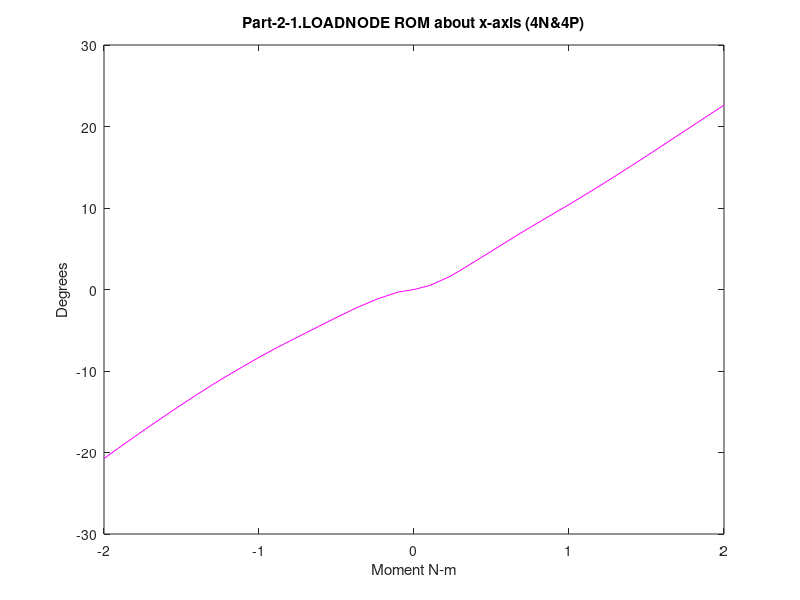
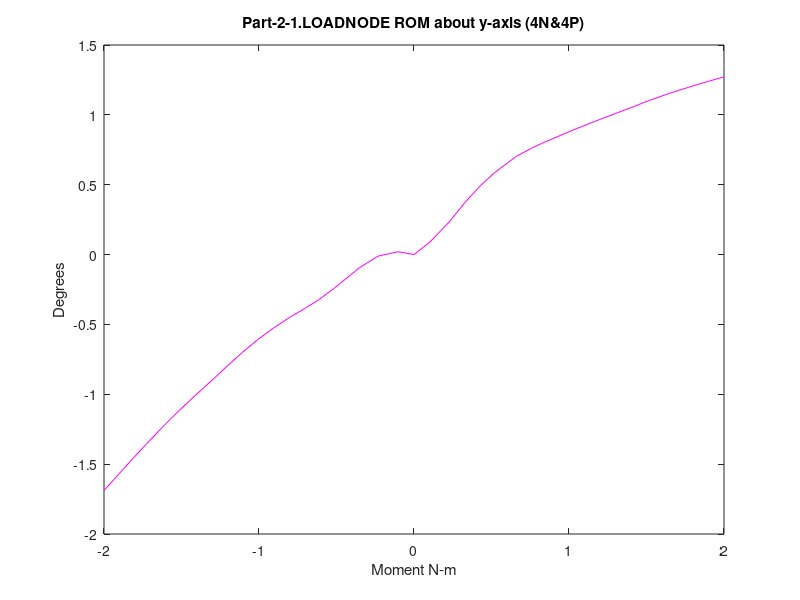
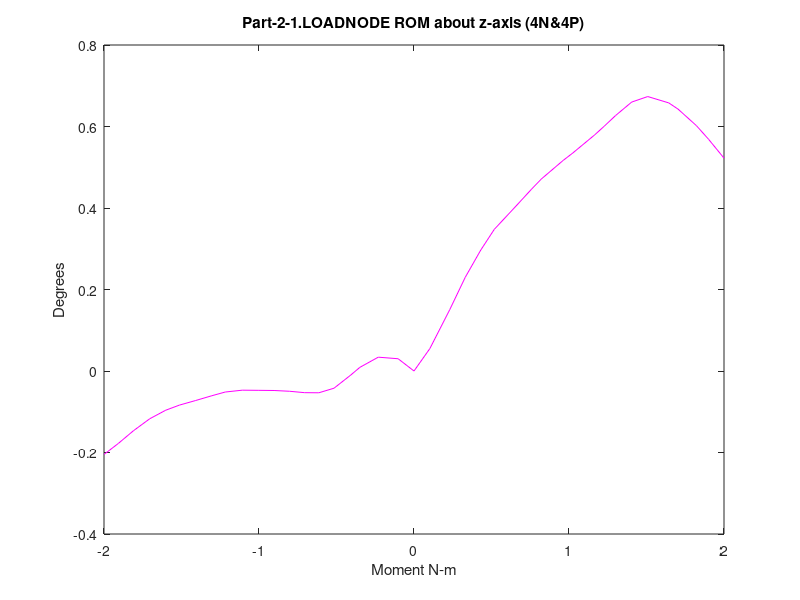
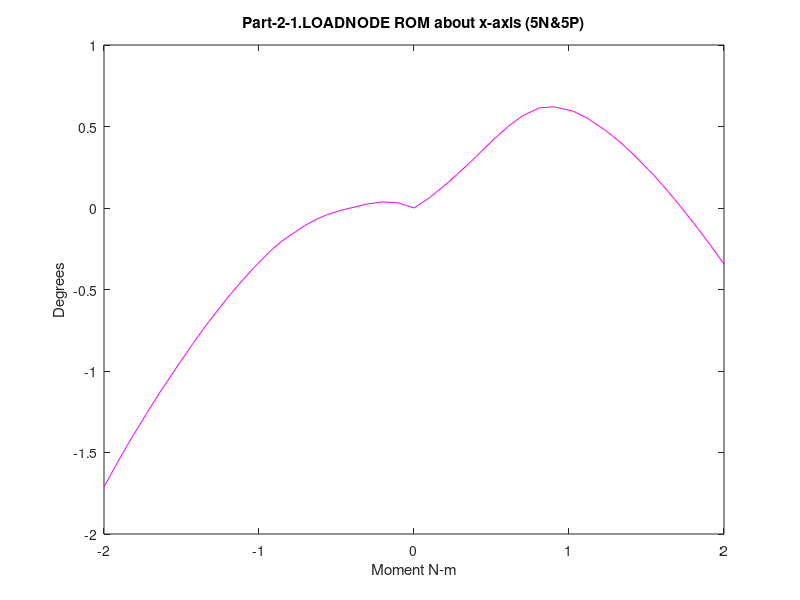

These charts were generated, in order, by the following MATLAB code:
%% Range of  motion for model5_LatSlide_Tether
%% Part-2-1.LOADNODE
% extension (4N) data converted to degrees
ta=[2 2.05126 2.11533 2.17471 2.20404 2.25806 2.30703 2.35279 2.40109 2.45138 2.50274 2.55389 2.60894 2.65187 2.70418 2.75649 2.80083 2.85242 2.90526 2.95387 3 ];
ur1a=(180/pi)*(0.0390112+[-0.0390112 -0.0445328 -0.0585254 -0.0750416 -0.0840238 -0.101572 -0.117932 -0.133139 -0.149417 -0.166765 -0.185369 -0.20487 -0.226275 -0.243644 -0.265711 -0.28852 -0.308273 -0.331665 -0.356059 -0.378931 -0.400989 ]);
ur2a=(180/pi)*(-0.0209381+[0.0209381 0.0212932 0.0207506 0.0193363 0.0184148 0.016704 0.0152962 0.0141969 0.0130867 0.0118108 0.010355 0.00871715 0.00677342 0.00522994 0.00338431 0.00149501 -0.000196563 -0.00228458 -0.00447694 -0.00654989 -0.00854412]);
ur3a=(180/pi)*(-0.0300513+[0.0300513 0.0305766 0.0306433 0.0302071 0.0298779 0.0293143 0.0291185 0.0291235 0.029183 0.0292165 0.0292237 0.02923 0.0291508 0.0289931 0.0287882 0.0285916 0.0283722 0.0280059 0.02749 0.0269473 0.0264771]);

% flexion (4P) data converted to degrees
tb=[2 2.05126 2.11533 2.16533 2.21533 2.25908 2.32939 2.37939 2.41064 2.48096 2.51221 2.58252 2.61377 2.65013 2.70227 2.75401 2.82172 2.85179 2.91104 2.95017 3];
ur1b=(180/pi)*(0.0390112+[-0.0390112 -0.0303469 -0.0112679 0.00829034 0.0289154 0.0467931 0.0759647 0.0958811 0.108102 0.13545 0.147722 0.176158 0.189049 0.204243 0.226442 0.248686 0.278106 0.29124 0.317116 0.334153 0.355795]);
ur2b=(180/pi)*(-0.0209381+[0.0209381 0.0224982 0.0250941 0.0274965 0.0295836 0.0311457 0.0331949 0.0342249 0.0348003 0.0359693 0.0364777 0.0375683 0.0380281 0.0385587 0.0393344 0.04012 0.0410505 0.0414287 0.0421374 0.0425845 0.0431401 ]);
ur3b=(180/pi)*(-0.0300513+[0.0300513 0.0310142 0.0326795 0.0340649 0.035231 0.0361196 0.0371207 0.0378427 0.0382731 0.0390685 0.0393881 0.0401609 0.0405368 0.0409915 0.04157 0.0418063 0.0415349 0.0412681 0.0405593 0.0399773 0.0391686 ]);

% lateral bending (5N) data converted to degrees
ta5=[2 2.05126 2.10091 2.15137 2.23246 2.28246 2.31371 2.35238 2.42753 2.45878 2.51533 2.551 2.6001 2.67059 2.71118 2.76118 2.82055 2.86274 2.92212 2.9643 3];
ur1a5=(180/pi)*(0.0390112+[-0.0390112 -0.0384557 -0.0383573 -0.0385844 -0.0392278 -0.0397509 -0.0402031 -0.0408852 -0.0425828 -0.0434633 -0.0453547 -0.0466619 -0.0485518 -0.0515568 -0.0534372 -0.055847 -0.0587852 -0.0610138 -0.0642583 -0.066721 -0.068877 ]);
ur2a5=(180/pi)*(-0.0209381+[0.0209381 0.0167944 0.00860755 -0.00196035 -0.0224648 -0.0363765 -0.045275 -0.0565546 -0.0786026 -0.0877389 -0.10415 -0.114326 -0.128017 -0.147221 -0.15809 -0.171312 -0.186747 -0.197554 -0.212653 -0.223352 -0.23235]);
ur3a5=(180/pi)*(-0.0300513+[0.0300513 0.0283037 0.023689 0.0169447 0.00260352 -0.0076868 -0.0143256 -0.0228524 -0.0400187 -0.047225 -0.0602198 -0.0683806 -0.0796096 -0.0955057 -0.104433 -0.115173 -0.127627 -0.136104 -0.147626 -0.155415 -0.161806]);
% lateral bending (5P) data converted to degrees
tb5=[2 2.05126 2.11533 2.17471 2.20107 2.25991 2.30337 2.35035 2.40415 2.45064 2.51269 2.558 2.61911 2.66482 2.70279 2.77248 2.82013 2.86034 2.91837 2.95368 3];
ur1b5=(180/pi)*(0.0390112+[-0.0390112 -0.0378846 -0.036121 -0.0343224 -0.0334734 -0.0315638 -0.0302853 -0.0291298 -0.0282971 -0.0281689 -0.0286302 -0.0293807 -0.03073 -0.0319586 -0.0331122 -0.0354634 -0.0372617 -0.0388646 -0.0413264 -0.0428817 -0.0450107 ]);
ur2b5=(180/pi)*(-0.0209381+[0.0209381 0.0265191 0.0392846 0.0537124 0.060762 0.0775743 0.0906577 0.105169 0.121719 0.135759 0.154059 0.167116 0.184481 0.19733 0.207901 0.227083 0.240009 0.250792 0.266178 0.275467 0.287594]);
ur3b5=(180/pi)*(-0.0300513+[0.0300513 0.0328911 0.0410604 0.0512508 0.0564777 0.0694695 0.0800155 0.0921162 0.106205 0.118313 0.134133 0.145479 0.160554 0.17165 0.180743 0.197159 0.20809 0.217076 0.229658 0.237092 0.246606]);

% axial roation (6N) data converted to degrees.
ta6=[2 2.05026 2.11433 2.16433 2.21433 2.26433 2.31433 2.36433 2.41433 2.46433 2.51433 2.56433 2.61433 2.66433 2.71433 2.76433 2.81433 2.87371 2.91589 2.96589 3];
ur1a6=(180/pi)*(0.0390112+[-0.0390112 -0.00287522 0.0155824 0.0282489 0.0330903 0.0359953 0.0381832 0.0399045 0.042071 0.0438742 0.0459368 0.0486603 0.0512189 0.0542616 0.0569445 0.0598413 0.0628698 0.0660135 0.0699129 0.0727929 0.0748824]);
ur2a6=(180/pi)*(-0.0209381+[0.0209381 0.00812832 -0.0198089 -0.0405386 -0.052901 -0.0688193 -0.081267 -0.0909591 -0.102444 -0.111756 -0.120365 -0.129803 -0.138174 -0.147045 -0.15401 -0.160516 -0.166562 -0.172212 -0.178537 -0.182763 -0.185669]);
ur3a6=(180/pi)*(-0.0300513+[0.0300513 0.00662173 -0.0340194 -0.0676476 -0.0868714 -0.110008 -0.128001 -0.14212 -0.159224 -0.173362 -0.18688 -0.201911 -0.215532 -0.230376 -0.242386 -0.254045 -0.265329 -0.276269 -0.288924 -0.297735 -0.303973]);

% axial rotation (6P) data converted to degrees
tb6=[2 2.05126 2.11533 2.16533 2.20361 2.25315 2.31416 2.35262 2.40417 2.45195 2.50082 2.55529 2.60294 2.66047 2.7231 2.75435 2.80406 2.85412 2.94917 2.96167 3];
ur1b6=(180/pi)*(0.0390112+[-0.0390112 -0.0379345 -0.0359254 -0.0336474 -0.0316109 -0.0283184 -0.0229266 -0.019037 -0.0134948 -0.00825905 -0.00322029 0.00175667 0.00539779 0.00923483 0.0131241 0.0150953 0.0184002 0.0218544 0.0286262 0.0295273 0.0322952]);
ur2b6=(180/pi)*(-0.0209381+[0.0209381 0.024108 0.0329509 0.0421705 0.0497661 0.0605225 0.07497 0.0843957 0.0970573 0.108596 0.119915 0.132044 0.142222 0.154063 0.166602 0.172768 0.182436 0.191892 0.209076 0.211282 0.217914]);
ur3b6=(180/pi)*(-0.0300513+[0.0300513 0.0352278 0.0487543 0.0628903 0.0747967 0.0922749 0.116685 0.132934 0.155045 0.174991 0.194224 0.214403 0.230881 0.249566 0.268918 0.278342 0.292986 0.307261 0.333315 0.33667 0.346754 ]);

%% Part-2-1.N-C4-EP
% extension (4N) data converted to degrees
tc=[2 2.05126 2.11533 2.17471 2.20404 2.25806 2.30703 2.35279 2.40109 2.45138 2.50274 2.55389 2.60894 2.65187 2.70418 2.75649 2.80083 2.85242 2.90526 2.95387 3 ];
ur1c=(180/pi)*(0.0579808+[-0.0579808 -0.0591453 -0.065949 -0.0743261 -0.0791067 -0.0891022 -0.0990442 -0.109147 -0.120481 -0.132748 -0.145658 -0.159286 -0.175004 -0.188357 -0.205565 -0.223618 -0.239714 -0.25916 -0.279685 -0.299121 -0.318028 ]);
ur2c=(180/pi)*(-0.020385+[0.020385 0.0211272 0.0214923 0.021663 0.0217419 0.0218692 0.0218602 0.0218619 0.0219169 0.0218758 0.0218001 0.0215807 0.0211626 0.0207545 0.0201443 0.0193442 0.0185002 0.0172647 0.0157532 0.0142445 0.0127373]);
ur3c=(180/pi)*(-0.0265798+[0.0265798 0.0271847 0.0275514 0.0278337 0.0279993 0.0282704 0.0285763 0.0289148 0.0293417 0.0297532 0.0301318 0.0304302 0.0306791 0.0307578 0.0307415 0.030589 0.0303871 0.0299885 0.0293703 0.0287161 0.0281028]);

% flexion (4P) data converted to degrees
td=[2 2.05126 2.11533 2.16533 2.21533 2.25908 2.32939 2.37939 2.41064 2.48096 2.51221 2.58252 2.61377 2.65013 2.70227 2.75401 2.82172 2.85179 2.91104 2.95017 3];
ur1d=(180/pi)*(0.0579808+[-0.0579808 -0.0539761 -0.0419272 -0.0281443 -0.0141894 -0.00239249 0.0173513 0.03031 0.0382582 0.0565189 0.064902 0.0848212 0.0939786 0.104899 0.12102 0.137374 0.159342 0.169231 0.188814 0.201822 0.218413 ]);
ur2d=(180/pi)*(-0.020385+[0.020385 0.0214961 0.0234315 0.0252842 0.0266874 0.0276818 0.029065 0.0296772 0.0300161 0.0307628 0.0310933 0.0317923 0.0320795 0.0324084 0.0329022 0.0334443 0.0341256 0.0344155 0.0349631 0.0353189 0.0357658 ]);
ur3d=(180/pi)*(-0.0265798+[0.0265798 0.0274361 0.029027 0.0303264 0.0313385 0.032143 0.0331894 0.0340455 0.0345676 0.0356436 0.0360963 0.0371704 0.0376829 0.0382795 0.0389974 0.0393551 0.0392847 0.0391176 0.0385894 0.0381336 0.0374544]);

% lateral bending (5N) data converted to degrees
tc5=[2 2.05126 2.10091 2.15137 2.23246 2.28246 2.31371 2.35238 2.42753 2.45878 2.51533 2.551 2.6001 2.67059 2.71118 2.76118 2.82055 2.86274 2.92212 2.9643 3];
ur1c5=(180/pi)*(0.0579808+[-0.0579808 -0.0572153 -0.0566319 -0.0559986 -0.0549668 -0.0542407 -0.0537326 -0.0531618 -0.0526507 -0.0526985 -0.0530825 -0.0535247 -0.0542648 -0.0554824 -0.0563646 -0.0576243 -0.0592989 -0.0606763 -0.0627938 -0.0644915 -0.0660217]);
ur2c5=(180/pi)*(-0.020385+[0.020385 0.0193595 0.0155073 0.0098508 -0.00288174 -0.0119997 -0.0178742 -0.025538 -0.0409647 -0.0474866 -0.0593877 -0.0668641 -0.0769945 -0.0913067 -0.099505 -0.109554 -0.121365 -0.129714 -0.141455 -0.149823 -0.156869]);
ur3c5=(180/pi)*(-0.0265798+[0.0265798 0.0268326 0.0251646 0.0216405 0.0123579 0.00515835 0.000443313 -0.00577447 -0.0187202 -0.0242771 -0.0344236 -0.0408882 -0.0499102 -0.0627989 -0.0701173 -0.0789269 -0.0891526 -0.0961346 -0.10569 -0.112161 -0.11745]);

% lateral bending (5P) data converted to degrees
td5=[2 2.05126 2.11533 2.17471 2.20107 2.25991 2.30337 2.35035 2.40415 2.45064 2.51269 2.558 2.61911 2.66482 2.70279 2.77248 2.82013 2.86034 2.91837 2.95368 3];
ur1d5=(180/pi)*(0.0579808+[-0.0579808 -0.0571668 -0.0559046 -0.0543358 -0.0534974 -0.0515583 -0.0501297 -0.04874 -0.0475212 -0.04683 -0.0464963 -0.0466977 -0.0472002 -0.0477559 -0.0483423 -0.049705 -0.0508356 -0.0518999 -0.0536504 -0.0548276 -0.0565305]);
ur2d5=(180/pi)*(-0.020385+[0.020385 0.0226954 0.0295688 0.0382902 0.042765 0.0538085 0.0626531 0.0725134 0.0838809 0.0936197 0.106538 0.115912 0.128547 0.138072 0.146029 0.160694 0.170655 0.179029 0.191095 0.198452 0.208127]);
ur3d5=(180/pi)*(-0.0265798+[0.0265798 0.0273453 0.031483 0.0377292 0.0411596 0.0501727 0.0578057 0.0666729 0.0771894 0.0862986 0.0984522 0.107295 0.119152 0.128036 0.135417 0.148931 0.157991 0.16549 0.176062 0.182356 0.190454]);

% axial rotation (6N) data converted to degrees
tc6=[2 2.05026 2.11433 2.16433 2.21433 2.26433 2.31433 2.36433 2.41433 2.46433 2.51433 2.56433 2.61433 2.66433 2.71433 2.76433 2.81433 2.87371 2.91589 2.96589 3];
ur1c6=(180/pi)*(0.0579808+[-0.0579808 -0.0222959 -0.0036737 0.009292 0.0143843 0.0177689 0.0203478 0.0221933 0.0244743 0.0262798 0.0283285 0.0309601 0.0333548 0.0361889 0.0386804 0.0412867 0.0439598 0.0467201 0.0501254 0.0526013 0.0544026]);
ur2c6=(180/pi)*(-0.020385+[0.020385 0.011941 -0.0105084 -0.0264816 -0.0355766 -0.0472872 -0.0564472 -0.0635179 -0.0717716 -0.0784768 -0.0846353 -0.0914476 -0.0975651 -0.104065 -0.109174 -0.113991 -0.118478 -0.122673 -0.127395 -0.130582 -0.132805]);
ur3c6=(180/pi)*(-0.0265798+[0.0265798 0.00740978 -0.0280428 -0.0569743 -0.0728259 -0.0915119 -0.105978 -0.117249 -0.130825 -0.141987 -0.1526 -0.164362 -0.175017 -0.186639 -0.19603 -0.205142 -0.213948 -0.22248 -0.23233 -0.239194 -0.24405]);

% axial rotation (6P) data converted to degrees
td6=[2 2.05126 2.11533 2.16533 2.20361 2.25315 2.31416 2.35262 2.40417 2.45195 2.50082 2.55529 2.60294 2.66047 2.7231 2.75435 2.80406 2.85412 2.94917 2.96167 3];
ur1d6=(180/pi)*(0.0579808+[-0.0579808 -0.0569569 -0.0551155 -0.0528603 -0.0507222 -0.0472179 -0.0414067 -0.0373133 -0.0312717 -0.025744 -0.0205692 -0.0152892 -0.0113398 -0.00712626 -0.00285226 -0.000697715 0.00282681 0.00646729 0.0134629 0.014373 0.0171303]);
ur2d6=(180/pi)*(-0.020385+[0.020385 0.0216554 0.0265218 0.0323284 0.0372418 0.0444156 0.0543664 0.0608654 0.0694286 0.0771237 0.0847653 0.0930718 0.100167 0.108644 0.11783 0.122426 0.129725 0.136968 0.150336 0.152056 0.157231]);
ur3d6=(180/pi)*(-0.0265798+[0.0265798 0.0295991 0.0391311 0.0499299 0.0592605 0.0733708 0.0934906 0.106935 0.125076 0.141316 0.156975 0.173339 0.186679 0.201882 0.217713 0.225447 0.237468 0.249211 0.270755 0.273536 0.28189 ]);

%% part-2-1.N-C5-EP
% extension (4N) data converted to degrees
te=[2 2.05126 2.11533 2.17471 2.20404 2.25806 2.30703 2.35279 2.40109 2.45138 2.50274 2.55389 2.60894 2.65187 2.70418 2.75649 2.80083 2.85242 2.90526 2.95387 3 ];
ur1e=(180/pi)*(0.0234239+[-0.0234239 -0.0216407 -0.0201432 -0.0198212 -0.0199592 -0.0206705 -0.0213491 -0.0225472 -0.024689 -0.0279062 -0.0321424 -0.0372116 -0.0437003 -0.0493607 -0.0569568 -0.0652594 -0.0728076 -0.0821107 -0.0921457 -0.101643 -0.11089 ]);
ur2e=(180/pi)*(-0.00762689+[0.00762689 0.00849646 0.00991535 0.0112677 0.0118735 0.012779 0.0131307 0.0132368 0.0133612 0.0135372 0.0137399 0.0138898 0.0138937 0.013862 0.0137388 0.0133966 0.0129306 0.012224 0.0112851 0.0103459 0.00941034]);
ur3e=(180/pi)*(-0.00946232+[0.00946232 0.010058 0.0109213 0.0117111 0.0120249 0.0123767 0.0124088 0.0122437 0.0121044 0.0120886 0.0121238 0.0121556 0.0121244 0.0120749 0.0119216 0.0116175 0.0112671 0.0107917 0.0101747 0.00954086 0.00894448]);

% flexion (4P) data converted to degrees
tf=[2 2.05126 2.11533 2.16533 2.21533 2.25908 2.32939 2.37939 2.41064 2.48096 2.51221 2.58252 2.61377 2.65013 2.70227 2.75401 2.82172 2.85179 2.91104 2.95017 3];
ur1f=(180/pi)*(0.0234239+[-0.0234239 -0.0227156 -0.0224577 -0.0226357 -0.0193503 -0.0133671 -0.00165693 0.00487552 0.00913611 0.0200288 0.0252702 0.0381253 0.0441446 0.0514462 0.062238 0.0731826 0.08777 0.0943687 0.107623 0.116508 0.127897]);
ur2f=(180/pi)*(-0.00762689+[0.00762689 0.0081883 0.00810869 0.00774355 0.00768696 0.00789163 0.00848366 0.00870769 0.008886 0.00964905 0.0100212 0.0108419 0.0112093 0.0116422 0.012324 0.0130785 0.0140258 0.014437 0.0152173 0.0157185 0.0163454]);
ur3f=(180/pi)*(-0.00946232+[0.00946232 0.00987677 0.00996964 0.00984473 0.00993979 0.0101116 0.0103072 0.0107786 0.0111451 0.0120148 0.0124526 0.0136381 0.0141924 0.0148178 0.0154999 0.0157493 0.015658 0.0155296 0.0151464 0.0148186 0.0143348]);

% lateral bending (5N) data converted to degrees
te5=[2 2.05126 2.10091 2.15137 2.23246 2.28246 2.31371 2.35238 2.42753 2.45878 2.51533 2.551 2.6001 2.67059 2.71118 2.76118 2.82055 2.86274 2.92212 2.9643 3];
ur1e5=(180/pi)*(0.0234239+[-0.0234239 -0.0224591 -0.021304 -0.0200434 -0.0186652 -0.0185244 -0.0185868 -0.0187773 -0.0199327 -0.0205871 -0.0217459 -0.0225203 -0.0236402 -0.0252974 -0.0263074 -0.0276275 -0.0292723 -0.0305317 -0.0324045 -0.0338684 -0.0351433]);
ur2e5=(180/pi)*(-0.00762689+[0.00762689 0.00766569 0.00677909 0.00517177 0.000382657 -0.00361964 -0.00640036 -0.0103543 -0.0186232 -0.0223406 -0.0294755 -0.0340823 -0.0404586 -0.0497563 -0.0552295 -0.0620461 -0.07016 -0.0760232 -0.08434 -0.0903199 -0.095344 ]);
ur3e5=(180/pi)*(-0.00946232+[0.00946232 0.0103339 0.0109962 0.0108909 0.00841924 0.00563095 0.00363528 0.000787347 -0.00540986 -0.00819013 -0.0136068 -0.017316 -0.0227618 -0.0309724 -0.0358123 -0.0416781 -0.0485266 -0.0532034 -0.0595701 -0.0638671 -0.0673457]);

% lateral bending (5P) data converted to degrees
tf5=[2 2.05126 2.11533 2.17471 2.20107 2.25991 2.30337 2.35035 2.40415 2.45064 2.51269 2.558 2.61911 2.66482 2.70279 2.77248 2.82013 2.86034 2.91837 2.95368 3];
ur1f5=(180/pi)*(0.0234239+[-0.0234239 -0.0226201 -0.0222255 -0.022334 -0.0225159 -0.0231123 -0.0237636 -0.0247483 -0.0258956 -0.0267582 -0.0277682 -0.0284791 -0.0295198 -0.0303795 -0.0311965 -0.0329412 -0.0342676 -0.0354809 -0.0375203 -0.0389201 -0.0409936]);
ur2f5=(180/pi)*(-0.00762689+[0.00762689 0.00858044 0.0108261 0.0138391 0.0154531 0.0198308 0.0236182 0.0281291 0.0340535 0.0396593 0.0476682 0.0537767 0.0623246 0.0689609 0.0746176 0.0852089 0.0924233 0.0985505 0.107481 0.112962 0.120186]);
ur3f5=(180/pi)*(-0.00946232+[0.00946232 0.00926362 0.00948472 0.0106188 0.0114829 0.0143148 0.0172481 0.0211108 0.0263493 0.0314025 0.0387211 0.0443294 0.0521538 0.0582038 0.0633429 0.0728889 0.0792704 0.084588 0.092167 0.0967124 0.102605]);

% axial rotation (6N) data converted to degrees
te6=[2 2.05026 2.11433 2.16433 2.21433 2.26433 2.31433 2.36433 2.41433 2.46433 2.51433 2.56433 2.61433 2.66433 2.71433 2.76433 2.81433 2.87371 2.91589 2.96589 3];
ur1e6=(180/pi)*(0.0234239+[-0.0234239 0.00797259 0.0194977 0.0212892 0.021739 0.0229186 0.0241432 0.025376 0.0270008 0.0283522 0.0299589 0.0320423 0.0339283 0.0361724 0.0381722 0.0402944 0.0424871 0.044781 0.0476689 0.0497683 0.051283]);
ur2e6=(180/pi)*(-0.00762689+[0.00762689 0.00558387 -0.00640367 -0.0148201 -0.0206733 -0.0282871 -0.0342502 -0.0387407 -0.0440745 -0.0484806 -0.0525302 -0.0569791 -0.0609414 -0.0650844 -0.0683375 -0.071386 -0.0742256 -0.0768866 -0.0798405 -0.0817758 -0.0830908]);
ur3e6=(180/pi)*(-0.00946232+[0.00946232 -0.00197301 -0.023604 -0.0393538 -0.0485781 -0.060221 -0.0693124 -0.076357 -0.0849003 -0.0919717 -0.0986662 -0.106072 -0.112748 -0.119949 -0.125749 -0.131341 -0.136725 -0.141948 -0.147979 -0.152148 -0.155073]);

% axial rotation (6P) data converted to degrees
tf6=[2 2.05126 2.11533 2.16533 2.20361 2.25315 2.31416 2.35262 2.40417 2.45195 2.50082 2.55529 2.60294 2.66047 2.7231 2.75435 2.80406 2.85412 2.94917 2.96167 3];
ur1f6=(180/pi)*(0.0234239+[-0.0234239 -0.0223957 -0.0211453 -0.019928 -0.0188039 -0.0171402 -0.0149193 -0.0132908 -0.0108298 -0.00875535 -0.00644391 -0.00366204 -0.00117387 0.00187838 0.00537978 0.00716278 0.0100257 0.0129525 0.0186478 0.0194073 0.0217688]);
ur2f6=(180/pi)*(-0.00762689+[0.00762689 0.00782708 0.00882855 0.0103164 0.0115552 0.0133575 0.0161586 0.0183552 0.0212728 0.0245734 0.0285605 0.0333218 0.037687 0.043053 0.0490514 0.0520717 0.0569163 0.0618139 0.0710426 0.0722451 0.0758726]);
ur3f6=(180/pi)*(-0.00946232+[0.00946232 0.0108538 0.0154706 0.0211299 0.0261985 0.0341721 0.0461076 0.0543603 0.0654272 0.0754882 0.0856419 0.0965049 0.105541 0.115865 0.126673 0.131918 0.140043 0.147995 0.162609 0.1645 0.170196]);

%% part-2-1.N-C6-EP
% extension (4N) data converted to degrees
tg=[2 2.05126 2.11533 2.17471 2.20404 2.25806 2.30703 2.35279 2.40109 2.45138 2.50274 2.55389 2.60894 2.65187 2.70418 2.75649 2.80083 2.85242 2.90526 2.95387 3 ];
ur1g=(180/pi)*(0.00553267+[-0.00553267 -0.00371302 0.000571569 0.00528179 0.00770654 0.0119324 0.0147556 0.0166753 0.0181631 0.0191836 0.0197096 0.0197707 0.0194373 0.0189497 0.0180223 0.0166482 0.0151525 0.0130417 0.0103842 0.00736962 0.00403895 ]);
ur2g=(180/pi)*(-0.00298194+[0.00298194 0.00327935 0.0038969 0.00450906 0.00479543 0.00521399 0.00549862 0.00568639 0.00585882 0.00600655 0.00613576 0.00620719 0.00628072 0.00635432 0.0065019 0.00663979 0.00672778 0.0068189 0.00684654 0.00680931 0.00673285]);
ur3g=(180/pi)*(-0.00193507+[0.00193507 0.00200998 0.00204986 0.0020423 0.0020065 0.00185598 0.00173105 0.00159766 0.00146902 0.00137576 0.00129697 0.00122258 0.00117305 0.00115553 0.00120707 0.0012686 0.0013196 0.00139773 0.00147663 0.00149146 0.00147756]);

% flexion (4P) data converted to degrees
tf=[2 2.05126 2.11533 2.16533 2.21533 2.25908 2.32939 2.37939 2.41064 2.48096 2.51221 2.58252 2.61377 2.65013 2.70227 2.75401 2.82172 2.85179 2.91104 2.95017 3];
ur1h=(180/pi)*(0.00553267+[-0.00553267 -0.00542248 -0.00821284 -0.0117024 -0.0155869 -0.0187663 -0.0215064 -0.019836 -0.0182082 -0.012753 -0.00985639 -0.00233987 0.00130249 0.00578583 0.012197 0.0184485 0.0259111 0.0292071 0.0357908 0.040226 0.0459734]);
ur2h=(180/pi)*(-0.00298194+[0.00298194 0.00318371 0.00314655 0.00293117 0.0030006 0.00312382 0.00339816 0.00390802 0.00420152 0.00471195 0.00488327 0.00518539 0.00530352 0.00544215 0.00575466 0.00616482 0.0066744 0.00689514 0.00730879 0.00757564 0.00790348 ]);
ur3h=(180/pi)*(-0.00193507+[0.00193507 0.00212903 0.00244055 0.00271327 0.00325057 0.00382077 0.00457652 0.00509198 0.00546526 0.00624303 0.00670183 0.00799578 0.00858586 0.00918827 0.00967935 0.00966884 0.00943139 0.00929469 0.00896358 0.00869978 0.00831687]);

% lateral bending (5N) data converted to degrees
tg5=[2 2.05126 2.10091 2.15137 2.23246 2.28246 2.31371 2.35238 2.42753 2.45878 2.51533 2.551 2.6001 2.67059 2.71118 2.76118 2.82055 2.86274 2.92212 2.9643 3];
ur1g5=(180/pi)*(0.00553267+[-0.00553267 -0.00487418 -0.00437149 -0.00392993 -0.00297294 -0.00207398 -0.00143966 -0.00051545 0.00212374 0.00337489 0.00568614 0.00699267 0.00844908 0.0101888 0.0109391 0.0115236 0.0119072 0.0119174 0.011718 0.0113298 0.0108004]);
ur2g5=(180/pi)*(-0.00298194+[0.00298194 0.0032004 0.00369966 0.00440518 0.00571223 0.00601351 0.00606436 0.00584559 0.00380677 0.00257652 -8.1536E-005 -0.00184885 -0.00441254 -0.00858959 -0.0112505 -0.0147705 -0.0190977 -0.0223414 -0.0270986 -0.0306709 -0.0338038]);
ur3g5=(180/pi)*(-0.00193507+[0.00193507 0.00253851 0.00374439 0.00511212 0.00725165 0.00809182 0.00850265 0.00879035 0.00826504 0.00770816 0.0062085 0.00494695 0.00280158 -0.000946923 -0.00331675 -0.00635089 -0.00993248 -0.0123879 -0.0156941 -0.0179162 -0.0198272]);

% lateral bending (5P) data converted to degrees
th5=[2 2.05126 2.11533 2.17471 2.20107 2.25991 2.30337 2.35035 2.40415 2.45064 2.51269 2.558 2.61911 2.66482 2.70279 2.77248 2.82013 2.86034 2.91837 2.95368 3];
ur1h5=(180/pi)*(0.00553267+[-0.00553267 -0.0046939 -0.00360981 -0.00263172 -0.00223822 -0.00147062 -0.000882239 -6.3776E-006 0.0011926 0.00221923 0.00374568 0.00486714 0.00625333 0.00711281 0.00769689 0.00839775 0.00836637 0.00802185 0.00706786 0.00629052 0.00496561]);
ur2h5=(180/pi)*(-0.00298194+[0.00298194 0.00306829 0.00254186 0.00185023 0.00157364 0.00115611 0.00126278 0.00201866 0.00350795 0.00532203 0.0084723 0.0113188 0.0157445 0.019374 0.0225559 0.0286284 0.0330521 0.0369769 0.0428593 0.0464959 0.0513491]);
ur3h5=(180/pi)*(-0.00193507+[0.00193507 0.00146475 3.92525E-005 -0.00134414 -0.00189666 -0.00280622 -0.00305935 -0.00272518 -0.00169645 -0.000184764 0.00242701 0.00474345 0.00829183 0.0112168 0.0137874 0.0186274 0.0221903 0.0253132 0.0298944 0.0326817 0.036329]);

% axial rotation (6N) data converted to degrees
tg6=[2 2.05026 2.11433 2.16433 2.21433 2.26433 2.31433 2.36433 2.41433 2.46433 2.51433 2.56433 2.61433 2.66433 2.71433 2.76433 2.81433 2.87371 2.91589 2.96589 3];
ur1g6=(180/pi)*(0.00553267+[-0.00553267 0.0136055 0.0174558 0.0177009 0.0180366 0.0186135 0.0190852 0.0195325 0.0202154 0.0208623 0.0215934 0.0226613 0.0238051 0.0251977 0.0264109 0.027661 0.0289378 0.0302818 0.0319843 0.0332257 0.0341194]);
ur2g6=(180/pi)*(-0.00298194+[0.00298194 0.00525357 -0.000824734 -0.00595874 -0.00911028 -0.0133175 -0.0166848 -0.0192264 -0.0222557 -0.0246275 -0.0267662 -0.0291325 -0.0311497 -0.0332125 -0.0347822 -0.0362412 -0.0376103 -0.0389181 -0.0403969 -0.0413743 -0.042031]);
ur3g6=(180/pi)*(-0.00193507+[0.00193507 -0.00215448 -0.0110662 -0.0180985 -0.0224016 -0.0279894 -0.0324976 -0.0360628 -0.0404701 -0.0441142 -0.0475827 -0.0514414 -0.0548852 -0.0585785 -0.0614897 -0.0642815 -0.0669781 -0.0696222 -0.0726985 -0.0748144 -0.0762957]);

% axial rotation (6P) data converted to degrees
th6=[2 2.05126 2.11533 2.16533 2.20361 2.25315 2.31416 2.35262 2.40417 2.45195 2.50082 2.55529 2.60294 2.66047 2.7231 2.75435 2.80406 2.85412 2.94917 2.96167 3];
ur1h6=(180/pi)*(0.00553267+[-0.00553267 -0.0047868 -0.00402884 -0.00351911 -0.00292948 -0.00203041 -0.00110443 -0.0010181 -0.00121935 -0.00119905 -0.000809346 9.82651E-006 0.00127113 0.00328803 0.00586543 0.00708565 0.00893958 0.0107783 0.0142494 0.0147109 0.0161541]);
ur2h6=(180/pi)*(-0.00298194+[0.00298194 0.00301333 0.00280428 0.00257786 0.00232953 0.00188987 0.00129415 0.00107288 0.00175978 0.00281275 0.0045227 0.00714594 0.00981093 0.0131749 0.0171103 0.0191258 0.0223661 0.0256654 0.0319649 0.0327901 0.0352772]);
ur3h6=(180/pi)*(-0.00193507+[0.00193507 0.0025514 0.00437459 0.00612786 0.00768656 0.0102592 0.0138931 0.0163238 0.0203085 0.0246675 0.029416 0.0349331 0.0398767 0.0456732 0.0518941 0.054935 0.0596716 0.0643632 0.0730836 0.0742179 0.07764]);

%% part-2-1.N-C7-EP
% flexion (4N) data converted to degrees
ti=[2 2.05126 2.11533 2.17471 2.20404 2.25806 2.30703 2.35279 2.40109 2.45138 2.50274 2.55389 2.60894 2.65187 2.70418 2.75649 2.80083 2.85242 2.90526 2.95387 3 ];
ur1i=(180/pi)*(-1.85006E-005+[1.85006E-005 2.56063E-005 4.59631E-005 6.99067E-005 8.25502E-005 0.000111018 0.000142721 0.000170138 0.000196181 0.000219663 0.000240117 0.000257612 0.000274467 0.000285864 0.000297725 0.00030721 0.000313248 0.000318335 0.000321044 0.000320037 0.000316681]);
ur2i=(180/pi)*(7.46194E-006+[-7.46194E-006 -7.52125E-006 -7.18776E-006 -6.71537E-006 -6.45021E-006 -4.96001E-006 -2.70797E-006 -5.72694E-007 1.91259E-006 4.4698E-006 7.05849E-006 9.44159E-006 1.20246E-005 1.4218E-005 1.73974E-005 2.07261E-005 2.36325E-005 2.70273E-005 3.01844E-005 3.34652E-005 3.68752E-005]);
ur3i=(180/pi)*(-1.11716E-007+[1.11716E-007 3.71925E-007 7.10286E-007 5.01813E-007 2.60895E-007 -1.83486E-006 -5.35017E-006 -8.58204E-006 -1.24362E-005 -1.59357E-005 -1.93581E-005 -2.25274E-005 -2.57986E-005 -2.86175E-005 -3.22928E-005 -3.58407E-005 -3.8822E-005 -4.22795E-005 -4.54087E-005 -4.94257E-005 -5.3776E-005 ]);

% extension (4P) data converted to degrees
th=[2 2.05126 2.11533 2.16533 2.21533 2.25908 2.32939 2.37939 2.41064 2.48096 2.51221 2.58252 2.61377 2.65013 2.70227 2.75401 2.82172 2.85179 2.91104 2.95017 3];
ur1j=(180/pi)*(-1.85006E-005+[1.85006E-005 1.59152E-005 -3.42911E-007 -1.82105E-005 -4.1416E-005 -6.2526E-005 -9.22061E-005 -0.000107352 -0.000114713 -0.000125637 -0.000129109 -0.000135444 -0.000137648 -0.000138445 -0.000135405 -0.00012518 -9.15068E-005 -7.51893E-005 -4.19514E-005 -1.85395E-005 1.32939E-005]);
ur2j=(180/pi)*(7.46194E-006+[-7.46194E-006 -7.52778E-006 -7.86361E-006 -8.87556E-006 -1.00136E-005 -1.10407E-005 -1.21288E-005 -1.17861E-005 -1.11928E-005 -1.0953E-005 -1.02059E-005 -8.02702E-006 -7.0245E-006 -5.82866E-006 -5.82875E-006 -6.4815E-006 -6.06209E-006 -5.66967E-006 -4.56082E-006 -3.66074E-006 -2.41388E-006]);
ur3j=(180/pi)*(-1.11716E-007+[1.11716E-007 1.90525E-007 3.10158E-007 1.14616E-006 1.88844E-006 3.1016E-006 4.09533E-006 4.5347E-006 4.50583E-006 5.38996E-006 5.17954E-006 5.12613E-006 5.33405E-006 6.11552E-006 8.46376E-006 1.02354E-005 8.8087E-006 7.72733E-006 5.12E-006 3.04725E-006 5.50421E-008]);

% lateral bending (5N) data converted to degrees
ti5=[2 2.05126 2.10091 2.15137 2.23246 2.28246 2.31371 2.35238 2.42753 2.45878 2.51533 2.551 2.6001 2.67059 2.71118 2.76118 2.82055 2.86274 2.92212 2.9643 3];
ur1i5=(180/pi)*(-1.85006E-005+[1.85006E-005 2.12954E-005 2.40491E-005 2.64734E-005 3.06398E-005 3.39327E-005 3.5947E-005 3.85385E-005 4.42776E-005 4.70089E-005 5.33032E-005 5.96839E-005 7.10918E-005 8.9383E-005 0.000101149 0.000116828 0.000138008 0.000153303 0.000174932 0.000189917 0.000202718]);
ur2i5=(180/pi)*(7.46194E-006+[-7.46194E-006 -9.22472E-006 -1.10185E-005 -1.12084E-005 -6.77449E-006 -2.95229E-006 -2.28986E-008 4.05042E-006 1.16281E-005 1.44948E-005 1.93505E-005 2.03971E-005 2.01817E-005 1.75461E-005 1.48958E-005 1.08443E-005 5.05811E-006 -1.17963E-007 -8.48793E-006 -1.55711E-005 -2.1618E-005]);
ur3i5=(180/pi)*(-1.11716E-007+[1.11716E-007 8.58992E-006 2.25967E-005 3.62106E-005 5.44332E-005 6.42002E-005 6.90698E-005 7.37646E-005 8.03909E-005 8.21849E-005 8.42185E-005 8.58117E-005 8.71412E-005 8.67767E-005 8.55383E-005 8.30118E-005 7.88487E-005 7.57443E-005 7.12454E-005 6.88033E-005 6.69235E-005]);

% lateral bending (5P) data converted to degrees
tj5=[2 2.05126 2.11533 2.17471 2.20107 2.25991 2.30337 2.35035 2.40415 2.45064 2.51269 2.558 2.61911 2.66482 2.70279 2.77248 2.82013 2.86034 2.91837 2.95368 3];
ur1j5=(180/pi)*(-1.85006E-005+[1.85006E-005 1.95544E-005 2.09965E-005 2.29145E-005 2.38087E-005 2.57529E-005 2.71501E-005 2.93549E-005 3.29538E-005 3.71212E-005 4.48024E-005 5.20583E-005 6.50644E-005 7.66594E-005 8.71389E-005 0.000108441 0.000124709 0.000138988 0.000160057 0.000173976 0.000192688]);
ur2j5=(180/pi)*(7.46194E-006+[-7.46194E-006 -5.93357E-006 -5.83719E-006 -7.74819E-006 -9.05306E-006 -1.31225E-005 -1.70246E-005 -2.18418E-005 -2.81661E-005 -3.36125E-005 -3.87309E-005 -4.03E-005 -4.00662E-005 -3.79278E-005 -3.49974E-005 -2.77984E-005 -2.12445E-005 -1.44333E-005 -3.25046E-006 4.34407E-006 1.55324E-005]);
ur3j5=(180/pi)*(-1.11716E-007+[1.11716E-007 -8.17956E-006 -2.39882E-005 -3.85705E-005 -4.47665E-005 -5.69187E-005 -6.41803E-005 -6.94601E-005 -7.20738E-005 -7.16104E-005 -6.98866E-005 -6.84451E-005 -6.69491E-005 -6.59831E-005 -6.50224E-005 -6.26324E-005 -6.0426E-005 -5.87837E-005 -5.63891E-005 -5.47386E-005 -5.36599E-005]);


% axial rotation (6N) data converted to degrees
tj6=[2 2.05026 2.11433 2.16433 2.21433 2.26433 2.31433 2.36433 2.41433 2.46433 2.51433 2.56433 2.61433 2.66433 2.71433 2.76433 2.81433 2.87371 2.91589 2.96589 3];
ur1j6=(180/pi)*(-1.85006E-005+[1.85006E-005 5.68234E-005 6.82956E-005 6.83951E-005 7.18586E-005 7.92175E-005 8.62211E-005 9.31038E-005 0.00010319 0.000112909 0.000122877 0.000135215 0.000147831 0.000162769 0.000175857 0.000189124 0.000202673 0.000216431 0.000233161 0.000245281 0.000254071 ]);
ur2j6=(180/pi)*(7.46194E-006+[-7.46194E-006 2.07173E-005 3.63368E-005 4.71184E-005 5.49132E-005 6.45503E-005 7.19248E-005 7.77103E-005 8.5062E-005 9.13276E-005 9.75373E-005 0.00010473 0.000111261 0.000118626 0.000124766 0.000130882 0.000136944 0.000143024 0.000150285 0.000155519 0.000159263]);
ur3j6=(180/pi)*(-1.11716E-007+[1.11716E-007 -4.60875E-005 -0.000106216 -0.00016428 -0.000207349 -0.000266135 -0.000315604 -0.000357395 -0.00041209 -0.000460537 -0.000509295 -0.000565863 -0.000619257 -0.000679951 -0.000731127 -0.00078226 -0.000833379 -0.000884429 -0.000944959 -0.000987912 -0.0010186 ]);

% axial rotation (6P) data converted to degrees
ti6=[2 2.05126 2.11533 2.16533 2.20361 2.25315 2.31416 2.35262 2.40417 2.45195 2.50082 2.55529 2.60294 2.66047 2.7231 2.75435 2.80406 2.85412 2.94917 2.96167 3];
ur1i6=(180/pi)*(-1.85006E-005+[1.85006E-005 2.20554E-005 2.77121E-005 3.15266E-005 3.38601E-005 3.40761E-005 3.14453E-005 2.82826E-005 2.1245E-005 1.25007E-005 5.03648E-006 -1.10123E-006 -4.18123E-006 -3.74468E-006 9.76367E-007 7.97333E-006 2.24642E-005 3.91671E-005 7.55376E-005 8.09125E-005 9.83751E-005]);
ur2i6=(180/pi)*(7.46194E-006+[-7.46194E-006 -1.08983E-005 -2.37977E-005 -3.7347E-005 -4.7986E-005 -6.37754E-005 -8.7752E-005 -0.000108961 -0.000140527 -0.000172141 -0.000202751 -0.000234682 -0.000260107 -0.000286044 -0.000308348 -0.000317914 -0.000329977 -0.000338575 -0.000348599 -0.000349361 -0.000350678]);
ur3i6=(180/pi)*(-1.11716E-007+[1.11716E-007 1.11877E-005 4.4193E-005 7.41417E-005 9.56988E-005 0.000126416 0.000171497 0.000206835 0.000259245 0.000315473 0.000374223 0.000439522 0.000496897 0.000563333 0.000630846 0.00066425 0.000715945 0.000766451 0.000860113 0.000872552 0.000910911]);

%% join ROM data
% LOADNODE
% (4N&4P)
u1a=[flip(ur1a(2:21)),ur1b];
u2a=[flip(ur2a(2:21)),ur2b];
u3a=[flip(ur3a(2:21)),ur3b];
t1=[2*(-1*flip(ta(2:21))+2),(tb-2)*2];

%(5N&5P)
t2=[2*(-1*flip(ta5(2:21))+2),(tb5-2)*2];
u1a5=[flip(ur1a5(2:21)),ur1b5];
u2a5=[flip(ur2a5(2:21)),ur2b5];
u3a5=[flip(ur3a5(2:21)),ur3b5];

%(6N&6P)
tab6=[2*(-1*flip(ta6(2:21))+2),(tb6-2)*2];
u1a6=[flip(ur1a6(2:21)),ur1b6];
u2a6=[flip(ur2a6(2:21)),ur2b6];
u3a6=[flip(ur3a6(2:21)),ur3b6];

% C4
% (4N&4P)
u1z=[flip(ur1c(2:21)),ur1d];
u2z=[flip(ur2c(2:21)),ur2d];
u3z=[flip(ur3c(2:21)),ur3d];
t3=[2*(-1*flip(tc(2:21))+2),(td-2)*2];

%(5N&5P)
t4=[2*(-1*flip(tc5(2:21))+2),(td5-2)*2];
u1z5=[flip(ur1c5(2:21)),ur1d5];
u2z5=[flip(ur2c5(2:21)),ur2d5];
u3z5=[flip(ur3c5(2:21)),ur3d5];


% 6N & 6P
t20=[2*(-1*flip(tc6(2:21))+2),(td6-2)*2];
u1c6=[flip(ur1c6(2:21)),ur1d6];
u2c6=[flip(ur2c6(2:21)),ur2d6];
u3c6=[flip(ur3c6(2:21)),ur3d6];


% C5
% (4N&4P)
u1y=[flip(ur1e(2:21)),ur1f];
u2y=[flip(ur2e(2:21)),ur2f];
u3y=[flip(ur3e(2:21)),ur3f];
t5=[2*(-1*flip(te(2:21))+2),(tf-2)*2];


%(5N&5P)
t6=[2*(-1*flip(te5(2:21))+2),(tf5-2)*2];
u1y5=[flip(ur1e5(2:21)),ur1f5];
u2y5=[flip(ur2e5(2:21)),ur2f5];
u3y5=[flip(ur3e5(2:21)),ur3f5];

%(6N&6P)
t21=[2*(-1*flip(te6(2:21))+2),(tf6-2)*2];
u1e6=[flip(ur1e6(2:21)),ur1f6];
u2e6=[flip(ur2e6(2:21)),ur2f6];
u3e6=[flip(ur3e6(2:21)),ur3f6];

% C6
% (4N&4P)
u1x=[flip(ur1g(2:21)),ur1h];
u2x=[flip(ur2g(2:21)),ur2h];
u3x=[flip(ur3g(2:21)),ur3h];
t7=[2*(-1*flip(tg(2:21))+2),(tf-2)*2];

%(5N&5P)
t8=[2*(-1*flip(tg5(2:21))+2),(th5-2)*2];
u1x5=[flip(ur1g5(2:21)),ur1h5];
u2x5=[flip(ur2g5(2:21)),ur2h5];
u3x5=[flip(ur3g5(2:21)),ur3h5];

% 6N & 6P
t22=[2*(-1*flip(tg6(2:21))+2),(th6-2)*2];
u1g6=[flip(ur1g6(2:21)),ur1h6];
u2g6=[flip(ur2g6(2:21)),ur2h6];
u3g6=[flip(ur3g6(2:21)),ur3h6];


% C7
% (4N&4P)
u1w=[flip(ur1i(2:21)),ur1j];
u2w=[flip(ur2i(2:21)),ur2j];
u3w=[flip(ur3i(2:21)),ur3j];
t9=[2*(-1*flip(ti(2:21))+2),(th-2)*2];

%(5N&5P)
t10=[2*(-1*flip(ti5(2:21))+2),(tj5-2)*2];
u1w5=[flip(ur1g5(2:21)),ur1h5];
u2w5=[flip(ur2g5(2:21)),ur2h5];
u3w5=[flip(ur3g5(2:21)),ur3h5];

% 6N & 6P
t23=[2*(-1*flip(tj6(2:21))+2),(ti6-2)*2];
u1i6=[flip(ur1j6(2:21)),ur1i6];
u2i6=[flip(ur2j6(2:21)),ur2i6];
u3i6=[flip(ur3j6(2:21)),ur3i6];



%% plot ROM data

figure(1)
f=plot(t1,u1a,'m');
title('Part-2-1.LOADNODE ROM about x-axis (4N&4P)')
xlabel('Moment N-m')
ylabel('Degrees')

hold on

figure(2)
f=plot(t1,u2a,'m');
title('Part-2-1.LOADNODE ROM about y-axis (4N&4P)')
xlabel('Moment N-m')
ylabel('Degrees')
hold on

figure(3)
f=plot(t1,u3a,'m');
title('Part-2-1.LOADNODE ROM about z-axis (4N&4P)')
xlabel('Moment N-m')
ylabel('Degrees')
hold on

figure(4)
f=plot(t2,u1a5,'m');
title('Part-2-1.LOADNODE ROM about x-axis (5N&5P)')
xlabel('Moment N-m')
ylabel('Degrees')
hold on

figure(5)
f=plot(t2,u2a5,'m');
title('Part-2-1.LOADNODE ROM about y-axis (5N&5P)')
xlabel('Moment N-m')
ylabel('Degrees')
hold on

figure(6)
f=plot(t2,u3a5,'m');
title('Part-2-1.LOADNODE ROM about z-axis (4N&4P)')
xlabel('Moment N-m')
ylabel('Degrees')
hold on

figure(7)
f=plot(tab6,u1a6,'m');
title('Part-2-1.LOADNODE ROM about x-axis (6N&6P)')
xlabel('Moment N-m')
ylabel('degrees')
hold on

figure(8)
f=plot(tab6,u2a6,'m');
title('Part-2-1.LOADNODE ROM about y-axis (6N&6P)')
xlabel('Moment N-m')
ylabel('degrees')

hold on

figure(9)
f=plot(tab6,u3a6,'m');
title('Part-2-1.LOADNODE ROM about z-axis (6N&6P)')
xlabel('Moment N-m')
ylabel('degrees')

hold on

figure(10)
f=plot(t3,u1z,'m');
title('Part-2-1.N-C4-EP ROM about x-axis (4N&4P)')
xlabel('Moment N-m')
ylabel('Degrees')

hold on


figure(11)
f=plot(t3,u2z,'m');
title('Part-2-1.N-C4-EP ROM about y-axis (4N&4P)')
xlabel('Moment N-m')
ylabel('Degrees')

 hold on

figure(12)
f=plot(t3,u3z,'m');
title('Part-2-1.N-C4-EP ROM about z-axis (4N&4P)')
xlabel('Moment N-m')
ylabel('Degrees')

hold on

figure(13)
f=plot(t4,u1z5,'m');
title('Part-2-1.N-C4-EP ROM about x-axis (5N&5P)')
xlabel('Moment N-m')
ylabel('Degrees')

hold on

figure(14)
f=plot(t4,u2z5,'m');
title('Part-2-1.N-C4-EP ROM about y-axis (5N&5P)')
xlabel('Moment N-m')
ylabel('Degrees')

hold on

figure(15)
f=plot(t4,u3z5,'m');
title('Part-2-1.N-C4-EP ROM about z-axis (5N&5P)')
xlabel('Moment N-m')
ylabel('Degrees')

hold on


figure(16)
f=plot(t20,u1c6,'m');
title('Part-2-1.N-C4-EP ROM about x axis (6N&6P)')
xlabel('Moment N-m')
ylabel('Degrees')

hold on

figure(17)
f=plot(t20,u2c6,'m');
title('Part-2-1.N-C4-EP ROM about y axis (6N&6P)')
xlabel('Moment N-m')
ylabel('Degrees')

hold on

figure(18)
f=plot(t20,u3c6,'m');
title('Part-2-1.N-C4-EP ROM about z axis (6N&6P)')
xlabel('Moment N-m')
ylabel('Degrees')

hold on

figure(19)
f=plot(t5,u1y,'m');
title('Part-2-1.N-C5-EP ROM about x-axis (4N&4P)')
xlabel('Moment N-m')
ylabel('Degrees')

hold on

figure(20)
f=plot(t5,u2y,'m');
title('Part-2-1.N-C4-EP ROM about y-axis (4N&4P)')
xlabel('Moment N-m')
ylabel('Degrees')

hold on

figure(21)
f=plot(t5,u3y,'m');
title('Part-2-1.N-C4-EP ROM about z-axis (4N&4P)')
xlabel('Moment N-m')
ylabel('Degrees')

hold on

figure(22)
f=plot(t6,u1y5,'m');
title('Part-2-1.N-C5-EP ROM about x-axis (5N&5P)')
xlabel('Moment N-m')
ylabel('Degrees')

hold on

figure(23)
f=plot(t6,u2y5,'m');
title('Part-2-1.N-C5-EP ROM about y-axis (5N&5P)')
xlabel('Moment N-m')
ylabel('Degrees')

hold on

figure(24)
f=plot(t6,u3y5,'m');
title('Part-2-1.N-C5-EP ROM about z-axis (5N&5P)')
xlabel('Moment N-m')
ylabel('Degrees')

hold on


figure(25)
f=plot(t21,u1e6,'m');
title('Part-2-1.N-C5-EP ROM about x-axis (6N&6P)')
xlabel('Moment N-m')
ylabel('Degrees')

hold on

figure(26)
f=plot(t21,u2e6,'m');
title('Part-2-1.N-C5-EP ROM about y-axis (6N&6P)')
xlabel('Moment N-m')
ylabel('Degrees')

hold on

figure(27)
f=plot(t21,u3e6,'m');
title('Part-2-1.N-C5-EP ROM about y-axis (6N&6P)')
xlabel('Moment N-m')
ylabel('Degrees')

hold on

figure(28)
f=plot(t7,u1x,'m');
title('Part-2-1.N-C6-EP ROM about x-axis (4N&4P)')
xlabel('Moment N-m')
ylabel('Degrees')

hold on

figure(29)
f=plot(t7,u2x,'m');
title('Part-2-1.N-C6-EP ROM about y-axis (4N&4P)')
xlabel('Moment N-m')
ylabel('Degrees')

hold on

figure(30)
f=plot(t7,u3x,'m');
title('Part-2-1.N-C6-EP ROM about z-axis (4N&4P)')
xlabel('Moment N-m')
ylabel('Degrees')

hold on



figure(31)
f=plot(t8,u1x5,'m');
title('Part-2-1.N-C6-EP ROM about x-axis (5N&5P)')
xlabel('Moment N-m')
ylabel('Degrees')

hold on

figure(32)
f=plot(t8,u2x5,'m');
title('Part-2-1.N-C6-EP ROM about y-axis (5N&5P)')
xlabel('Moment N-m')
ylabel('Degrees')

hold on

figure(33)
f=plot(t8,u3x5,'m');
title('Part-2-1.N-C6-EP ROM about z-axis (5N&5P)')
xlabel('Moment N-m')
ylabel('Degrees')

hold on

figure(34)
f=plot(t22,u1g6,'m');
title('Part-2-1.N-C6-EP ROM about x-axis (6N&6P)')
xlabel('Moment N-m')
ylabel('Degrees')

hold on

figure(35)
f=plot(t22,u2g6,'m');
title('Part-2-1.N-C6-EP ROM about y-axis (6N&6P)')
xlabel('Moment N-m')
ylabel('Degrees')

hold on

figure(36)
f=plot(t22,u3g6,'m');
title('Part-2-1.N-C6-EP ROM about z-axis (6N&6P)')
xlabel('Moment N-m')
ylabel('Degrees')

hold on

figure(37)
f=plot(t9,u1w,'m');
title('Part-2-1.N-C7-EP ROM about x-axis (4N&4P)')
xlabel('Moment N-m')
ylabel('Degrees')

hold on

figure(38)
f=plot(t9,u2w,'m');
title('Part-2-1.N-C7-EP ROM about y-axis (4N&4P)')
xlabel('Moment N-m')
ylabel('Degrees')

hold on

figure(39)
f=plot(t9,u3w,'m');
title('Part-2-1.N-C7-EP ROM about z-axis (4N&4P)')
xlabel('Moment N-m')
ylabel('Degrees')

hold on


figure(40)
f=plot(t10,u1x5,'m');
title('Part-2-1.N-C7-EP ROM about x-axis (5N&5P)')
xlabel('Moment N-m')
ylabel('Degrees')

hold on

figure(41)
f=plot(t10,u2x5,'m');
title('Part-2-1.N-C7-EP ROM about y-axis (5N&5P)')
xlabel('Moment N-m')
ylabel('Degrees')

hold on

figure(42)
f=plot(t10,u3x5,'m');
title('Part-2-1.N-C7-EP ROM about z-axis (5N&5P)')
xlabel('Moment N-m')
ylabel('Degrees')

hold on

figure(43)
f=plot(t23,u1i6,'m');
title('Part-2-1.N-C7-EP ROM about x-axis (6N&6P)')
xlabel('Moment N-m')
ylabel('Degrees')

hold on

figure(44)
f=plot(t23,u2i6,'m');
title('Part-2-1.N-C7-EP ROM about y-axis (6N&6P)')
xlabel('Moment N-m')
ylabel('Degrees')

hold on

figure(45)
f=plot(t23,u3i6,'m');
title('Part-2-1.N-C7-EP ROM about z-axis (6N&6P)')
xlabel('Moment N-m')
ylabel('Degrees')

hold on
